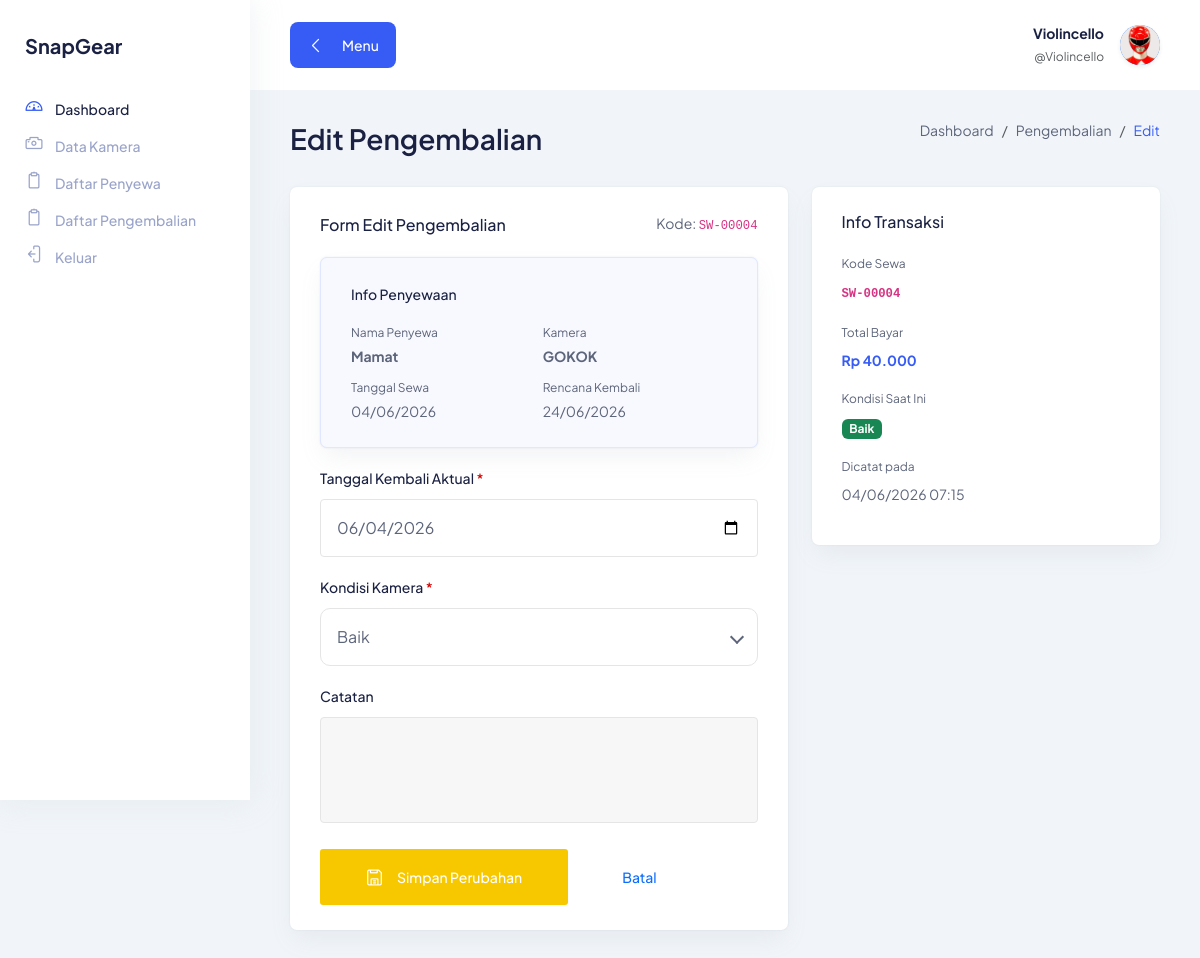
The app's page /edit_pengembalian.php?id=3 (signed in) with its own data.
### tables this page shows
CREATE TABLE `pengembalian` (
  `id` int(11) NOT NULL,
  `id_penyewaan` int(11) NOT NULL,
  `tanggal_kembali_aktual` date NOT NULL,
  `kondisi_kamera` enum('baik','rusak_ringan','rusak_berat') DEFAULT 'baik',
  `catatan` text DEFAULT NULL,
  `created_at` timestamp NOT NULL DEFAULT current_timestamp()
);

CREATE TABLE `penyewaan` (
  `id` int(11) NOT NULL,
  `kode_sewa` varchar(20) NOT NULL,
  `nama_penyewa` varchar(100) NOT NULL,
  `id_kamera` int(11) NOT NULL,
  `tanggal_sewa` date NOT NULL,
  `tanggal_kembali` date NOT NULL,
  `lama_sewa` int(11) NOT NULL DEFAULT 1,
  `total_bayar` decimal(12,2) NOT NULL DEFAULT 0.00,
  `status` enum('dipinjam','dikembalikan','terlambat') DEFAULT 'dipinjam',
  `catatan` text DEFAULT NULL,
  `created_at` timestamp NOT NULL DEFAULT current_timestamp()
);

CREATE TABLE `kamera` (
  `id` int(11) NOT NULL,
  `kode_kamera` varchar(20) NOT NULL,
  `nama_kamera` varchar(100) NOT NULL,
  `merk` varchar(50) DEFAULT NULL,
  `tipe` varchar(50) DEFAULT NULL,
  `harga_sewa` decimal(10,2) NOT NULL DEFAULT 0.00,
  `stok` int(11) NOT NULL DEFAULT 1,
  `deskripsi` text DEFAULT NULL,
  `status` enum('tersedia','disewa','rusak') DEFAULT 'tersedia',
  `created_at` timestamp NOT NULL DEFAULT current_timestamp()
);

### edit_pengembalian.php (the view, shortened to what this page needs)
<?php
require_once 'koneksi.php';
$id = isset($_GET['id']) ? (int) $_GET['id'] : 0;
$data = $conn->query("
    SELECT pb.*, p.kode_sewa, p.nama_penyewa, p.tanggal_sewa, p.tanggal_kembali AS tgl_rencana,
           p.total_bayar, p.id_kamera, k.nama_kamera, k.kode_kamera
    FROM pengembalian pb
    JOIN penyewaan p ON pb.id_penyewaan = p.id
    JOIN kamera k    ON p.id_kamera = k.id
    WHERE pb.id = $id
")->fetch_assoc();
?>
<!DOCTYPE html>
<html lang="id">
<head>
  <link rel="stylesheet" href="assets/css/bootstrap.min.css"/>
  <link rel="stylesheet" href="assets/css/lineicons.css"/>
  <link rel="stylesheet" href="assets/css/materialdesignicons.min.css"/>
  <link rel="stylesheet" href="assets/css/main.css"/>
</head>
<body>
<?php include 'partials/sidebar.php'; ?>
<main class="main-wrapper">
  <?php include 'partials/topbar.php'; ?>
  <section class="section">
    <div class="container-fluid">
      <div class="title-wrapper pt-30">
        <div class="row align-items-center">
          <div class="col-md-6">
            <div class="title"><h2>Edit Pengembalian</h2></div>
          </div>
          <div class="col-md-6">
            <div class="breadcrumb-wrapper">
              <nav aria-label="breadcrumb">
                <ol class="breadcrumb">
                  <li class="breadcrumb-item"><a href="main.php">Dashboard</a></li>
                  <li class="breadcrumb-item"><a href="pengembalian.php">Pengembalian</a></li>
                  <li class="breadcrumb-item active">Edit</li>
                </ol>
              </nav>
            </div>
          </div>
        </div>
      </div>
      <div class="row">
        <div class="col-lg-7">
          <div class="card-style mb-30">
            <div class="d-flex justify-content-between align-items-center mb-20">
              <h6 class="text-medium">Form Edit Pengembalian</h6>
              <span class="text-sm text-gray">Kode: <code><?= htmlspecialchars($data['kode_sewa']) ?></code></span>
            </div>
            <div class="card-style mb-20" style="background:#f8f9ff;border:1px solid #e0e7ff;">
              <h6 class="text-sm text-medium mb-15">Info Penyewaan</h6>
              <div class="row g-2">
                <div class="col-6">
                  <p class="text-xs text-gray">Nama Penyewa</p>
                  <p class="text-sm text-bold"><?= htmlspecialchars($data['nama_penyewa']) ?></p>
                </div>
                <div class="col-6">
                  <p class="text-xs text-gray">Kamera</p>
                  <p class="text-sm text-bold"><?= htmlspecialchars($data['nama_kamera']) ?></p>
                </div>
                <div class="col-6">
                  <p class="text-xs text-gray">Tanggal Sewa</p>
                  <p class="text-sm"><?= date('d/m/Y', strtotime($data['tanggal_sewa'])) ?></p>
                </div>
                <div class="col-6">
                  <p class="text-xs text-gray">Rencana Kembali</p>
                  <p class="text-sm"><?= date('d/m/Y', strtotime($data['tgl_rencana'])) ?></p>
                </div>
              </div>
            </div>
            <form method="POST" action="">
              <div class="input-style-1 mb-20">
                <label>Tanggal Kembali Aktual <span class="text-danger">*</span></label>
                <input type="date" name="tanggal_kembali_aktual" id="tanggal_kembali_aktual"
                       value="<?= $data['tanggal_kembali_aktual'] ?>"
                       onchange="cekTerlambat()">
              </div>
              <div class="select-style-1 mb-20">
                <label>Kondisi Kamera <span class="text-danger">*</span></label>
                <div class="select-position">
                  <select name="kondisi_kamera">
                    <option value="baik"        <?= $data['kondisi_kamera']=='baik'        ? 'selected':'' ?>>Baik</option>
                  </select>
                </div>
              </div>
              <div class="input-style-1 mb-20">
                <label>Catatan</label>
                <textarea name="catatan" rows="3"><?= htmlspecialchars($data['catatan'] ?? '') ?></textarea>
              </div>
              <div class="d-flex gap-2">
                <button type="submit" class="main-btn warning-btn btn-hover">
                  <i class="lni lni-save me-1"></i> Simpan Perubahan
                </button>
                <a href="pengembalian.php" class="main-btn deactive-btn-2">Batal</a>
              </div>
            </form>
          </div>
        </div>
        <div class="col-lg-5">
          <div class="card-style mb-30">
            <h6 class="mb-20 text-medium">Info Transaksi</h6>
            <div class="mb-15">
              <p class="text-xs text-gray mb-1">Kode Sewa</p>
              <p class="text-sm text-bold"><code><?= htmlspecialchars($data['kode_sewa']) ?></code></p>
            </div>
            <div class="mb-15">
              <p class="text-xs text-gray mb-1">Total Bayar</p>
              <p class="text-sm text-bold" style="color:#365CF5;">Rp <?= number_format($data['total_bayar'],0,',','.') ?></p>
            </div>
            <div class="mb-15">
              <p class="text-xs text-gray mb-1">Kondisi Saat Ini</p>
              <?php if ($data['kondisi_kamera'] == 'baik'): ?>
                <span class="badge bg-success">Baik</span>
              <?php elseif ($data['kondisi_kamera'] == 'rusak_ringan'): ?>
                <span class="badge bg-warning text-dark">Rusak Ringan</span>
              <?php else: ?>
                <span class="badge bg-danger">Rusak Berat</span>
              <?php endif; ?>
            </div>
            <div class="mb-15">
              <p class="text-xs text-gray mb-1">Dicatat pada</p>
              <p class="text-sm"><?= date('d/m/Y H:i', strtotime($data['created_at'])) ?></p>
            </div>
          </div>
        </div>
      </div>
    </div>
  </section>
</main>
</body>
</html>

### records on screen
pengembalian: id_penyewaan.kode_sewa "SW-00004", id_penyewaan.nama_penyewa "Mamat", kamera.nama_kamera "GOKOK", id_penyewaan.tanggal_sewa "04/06/2026", id_penyewaan.tanggal_kembali "24/06/2026", tanggal_kembali_aktual "06/04/2026", kondisi_kamera "Baik", id_penyewaan.total_bayar "40.000", created_at "04/06/2026 07:15"

### other values on screen
$_SESSION['nama_lengkap'] "Violincello"
$_SESSION['username'] "Violincello"
